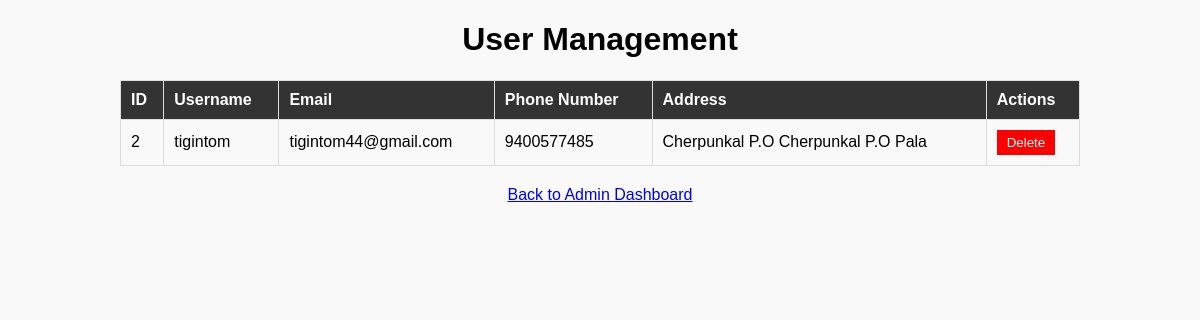
Before: /user_management/ (signed in) with the older database file.
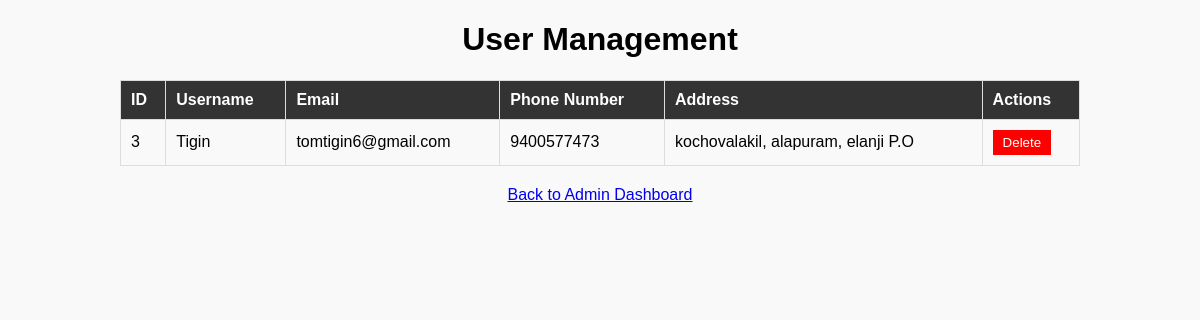
After: the same page with the newer database file.
### myapp/models.py (models this page shows)
class CustomUser(AbstractUser):
    phone_number = models.CharField(max_length=15, blank=True, null=True)
    address = models.TextField(blank=True, null=True)

### myapp/views.py (the view, shortened to what this page needs)
# urls.py: path('user_management/', views.user_management, name='user_management'),
@login_required
@user_passes_test(is_admin)
def user_management(request):
    users = CustomUser.objects.filter(is_staff=False)  # Exclude admins
    return render(request, 'admin_user_management.html', {'users': users})

### myapp/views.py (called while the page is built)
def is_admin(user):
    return user.is_staff

### templates/admin_user_management.html (shortened to what this page needs)
{% load static %}
<!DOCTYPE html>
<html lang="en">
<head>
    <link rel="stylesheet" href="{% static 'admin_user_management.css' %}">
</head>
<body style="text-align: center; font-family: Arial, sans-serif;">
    <h1>User Management</h1>
    <table border="1" style="margin: auto; width: 80%; border-collapse: collapse;">
        <thead>
            <tr style="background-color: #f4f4f4;">
                <th>ID</th>
                <th>Username</th>
                <th>Email</th>
                <th>Phone Number</th>
                <th>Address</th>
                <th>Actions</th>
            </tr>
        </thead>
        <tbody>
            {% for user in users %}
            <tr>
                <td>{{ user.id }}</td>
                <td>{{ user.username }}</td>
                <td>{{ user.email }}</td>
                <td>{{ user.phone_number }}</td>
                <td>{{ user.address }}</td>
                <td>
                    <form method="POST" action="{% url 'user_management' %}">
                        <button type="submit" style="color: white; background-color: red; border: none; padding: 5px 10px;">Delete</button>
                    </form>
                </td>
            </tr>
            {% empty %}
            <tr>
                <td colspan="6">No users found.</td>
            </tr>
            {% endfor %}
        </tbody>
    </table>
    <a href="{% url 'adminPage' %}" style="margin-top: 20px; display: inline-block;">Back to Admin Dashboard</a>
</body>
</html>

### static/admin_user_management.css (style rules this page uses)
body { background-color: #f9f9f9; margin: 0; padding: 0; }
table { width: 80%; margin: 20px auto; border-collapse: collapse; font-size: 16px; }
th, td { border: 1px solid #ddd; padding: 10px; text-align: left; }
th { background-color: #333; color: white; }
button { cursor: pointer; }

Changed rows visible on the page:
removed CustomUser: id "2", username "tigintom", email "tigintom44@gmail.com", phone_number "9400577485", address "Cherpunkal P.O Cherpunkal P.O Pala"
added CustomUser: id "3", username "Tigin", email "tomtigin6@gmail.com", phone_number "9400577473", address "kochovalakil, alapuram, elanji P.O"
